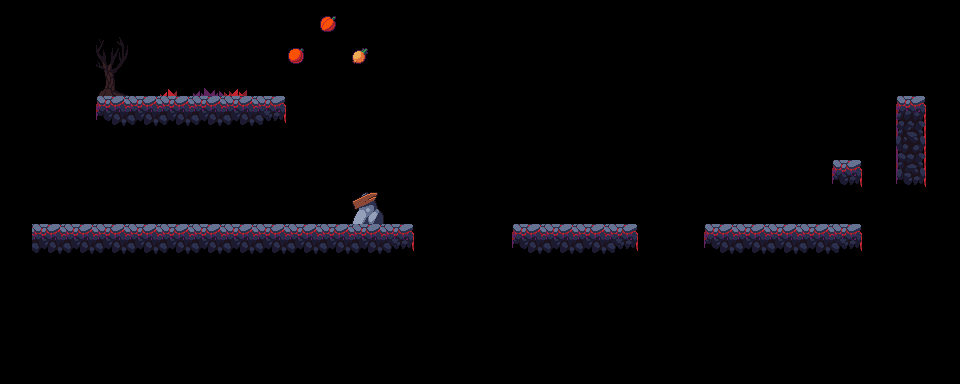

A level layout from a 2D game, rendered from its tile map. Below: a short description, then the map file with its tile-grid data intact:
An orthogonal 30x12 tile map with 32x32 px tiles, 3 tile layers (env, floor, items), 6 tilesets and 9 objects (revivePoint, coin, trap_spikes, finishFlag, key, ...).

<map version="1.0" tiledversion="1.1.6" orientation="orthogonal" renderorder="right-down" width="30" height="12" tilewidth="32" tileheight="32" infinite="0" nextobjectid="23">
 <tileset firstgid="1" source="food.tsx" />
 <tileset firstgid="9" source="grass.tsx" />
 <tileset firstgid="20" source="ladder.tsx" />
 <tileset firstgid="26" source="rock.tsx" />
 <tileset firstgid="30" source="threes.tsx" />
 <tileset firstgid="34" source="Tileset.tsx" />
 <layer name="env" width="30" height="12">
  <data encoding="csv">
0,0,0,0,0,0,0,0,0,0,0,0,0,0,0,0,0,0,0,0,0,0,0,0,0,0,0,0,0,0,
0,0,0,0,0,0,0,0,0,0,0,0,0,0,0,0,0,0,0,0,0,0,0,0,0,0,0,0,0,0,
0,0,0,30,0,10,18,19,0,0,0,0,0,0,0,0,0,0,0,0,0,0,0,0,0,0,0,0,0,0,
0,0,0,0,0,0,0,0,0,0,0,0,0,0,0,0,0,0,0,0,0,0,0,0,0,0,0,0,0,0,
0,0,0,0,0,0,0,0,0,0,0,0,0,0,0,0,0,0,0,0,0,0,0,0,0,0,0,0,0,0,
0,0,0,0,0,0,0,0,0,0,0,0,0,0,0,0,0,0,0,0,0,0,0,0,0,0,0,0,0,0,
0,0,0,0,0,0,0,0,0,0,0,0,0,0,0,0,0,0,0,0,0,0,0,0,0,0,0,0,0,0,
0,0,0,0,0,0,0,0,0,0,0,0,0,0,0,0,0,0,0,0,0,0,0,0,0,0,0,0,0,0,
0,0,0,0,0,0,0,0,0,0,0,0,0,0,0,0,0,0,0,0,0,0,0,0,0,0,0,0,0,0,
0,0,0,0,0,0,0,0,0,0,0,0,0,0,0,0,0,0,0,0,0,0,0,0,0,0,0,0,0,0,
0,0,0,0,0,0,0,0,0,0,0,0,0,0,0,0,0,0,0,0,0,0,0,0,0,0,0,0,0,0,
0,0,0,0,0,0,0,0,0,0,0,0,0,0,0,0,0,0,0,0,0,0,0,0,0,0,0,0,0,0
</data>
 </layer>
 <layer name="floor" width="30" height="12">
  <data encoding="csv">
0,0,0,0,0,0,0,0,0,0,0,0,0,0,0,0,0,0,0,0,0,0,0,0,0,0,0,0,0,0,
0,0,0,0,0,0,0,0,0,0,0,0,0,0,0,0,0,0,0,0,0,0,0,0,0,0,0,0,0,0,
0,0,0,0,0,0,0,0,0,0,0,0,0,0,0,0,0,0,0,0,0,0,0,0,0,0,0,0,0,0,
0,0,0,61,62,62,62,62,63,0,0,0,0,0,0,0,0,0,0,0,0,0,0,0,0,0,0,0,37,0,
0,0,0,0,0,0,0,0,0,0,0,0,0,0,0,0,0,0,0,0,0,0,0,0,0,0,0,0,46,0,
0,0,0,0,0,0,0,0,0,0,0,0,0,0,0,0,0,0,0,0,0,0,0,0,0,0,64,0,55,0,
0,0,0,0,0,0,0,0,0,0,0,0,0,0,0,0,0,0,0,0,0,0,0,0,0,0,0,0,0,0,
0,62,62,62,62,62,62,62,62,62,62,62,63,0,0,0,61,62,62,63,0,0,61,62,62,62,63,0,0,0,
0,0,0,0,0,0,0,0,0,0,0,0,0,0,0,0,0,0,0,0,0,0,0,0,0,0,0,0,0,0,
0,0,0,0,0,0,0,0,0,0,0,0,0,0,0,0,0,0,0,0,0,0,0,0,0,0,0,0,0,0,
0,0,0,0,0,0,0,0,0,0,0,0,0,0,0,0,0,0,0,0,0,0,0,0,0,0,0,0,0,0,
0,0,0,0,0,0,0,0,0,0,0,0,0,0,0,0,0,0,0,0,0,0,0,0,0,0,0,0,0,0
</data>
 </layer>
 <layer name="items" width="30" height="12">
  <data encoding="csv">
0,0,0,0,0,0,0,0,0,0,4,0,0,0,0,0,0,0,0,0,0,0,0,0,0,0,0,0,0,0,
0,0,0,0,0,0,0,0,0,3,0,1,0,0,0,0,0,0,0,0,0,0,0,0,0,0,0,0,0,0,
0,0,0,0,0,0,0,0,0,0,0,0,0,0,0,0,0,0,0,0,0,0,0,0,0,0,0,0,0,0,
0,0,0,0,0,0,0,0,0,0,0,0,0,0,0,0,0,0,0,0,0,0,0,0,0,0,0,0,0,0,
0,0,0,0,0,0,0,0,0,0,0,0,0,0,0,0,0,0,0,0,0,0,0,0,0,0,0,0,0,0,
0,0,0,0,0,0,0,0,0,0,0,0,0,0,0,0,0,0,0,0,0,0,0,0,0,0,0,0,0,0,
0,0,0,0,0,0,0,0,0,0,0,28,0,0,0,0,0,0,0,0,0,0,0,0,0,0,0,0,0,0,
0,0,0,0,0,0,0,0,0,0,0,0,0,0,0,0,0,0,0,0,0,0,0,0,0,0,0,0,0,0,
0,0,0,0,0,0,0,0,0,0,0,0,0,0,0,0,0,0,0,0,0,0,0,0,0,0,0,0,0,0,
0,0,0,0,0,0,0,0,0,0,0,0,0,0,0,0,0,0,0,0,0,0,0,0,0,0,0,0,0,0,
0,0,0,0,0,0,0,0,0,0,0,0,0,0,0,0,0,0,0,0,0,0,0,0,0,0,0,0,0,0,
0,0,0,0,0,0,0,0,0,0,0,0,0,0,0,0,0,0,0,0,0,0,0,0,0,0,0,0,0,0
</data>
 </layer>
 <objectgroup name="obj">
  <object id="3" name="revivePoint" x="224.182" y="95.8664" width="9.125" height="7.125">
   <properties>
    <property name="kind" value="revivePoint" />
    <property name="prefab" value="vol_revivepoint" />
   </properties>
  </object>
  <object id="12" name="coin" x="551.667" y="164">
   <properties>
    <property name="id" value="10000101" />
    <property name="kind" value="coin" />
    <property name="num" type="int" value="2" />
    <property name="px" type="int" value="70" />
    <property name="py" type="int" value="0" />
    <property name="rot" value="0" />
    <property name="shape" value="line" />
   </properties>
   <ellipse />
  </object>
  <object id="16" name="trap_spikes" x="522.102" y="224.373" width="20.1596" height="16.8905">
   <properties>
    <property name="kind" value="trap" />
    <property name="prefab" value="spikes" />
   </properties>
  </object>
  <object id="17" x="583.833" y="125.167">
   <properties>
    <property name="dir" value="x" />
    <property name="kind" value="moveladder" />
    <property name="prefab" value="vol_moveladder" />
    <property name="range" type="int" value="400" />
    <property name="speed" type="int" value="3" />
   </properties>
  </object>
  <object id="18" name="finishFlag" x="911.583" y="96.1458">
   <properties>
    <property name="kind" value="finishFlag" />
    <property name="prefab" value="finish" />
   </properties>
  </object>
  <object id="19" name="key" x="707.333" y="187">
   <properties>
    <property name="count" value="1" />
    <property name="kind" value="Key" />
    <property name="prefab" value="vol_mh_key" />
    <property name="target" value="TreasureBox" />
   </properties>
  </object>
  <object id="20" name="chest" x="126" y="223.667">
   <properties>
    <property name="items" value="[[&quot;10000101&quot;,75,[5,7]],[&quot;10000102&quot;,7,[5,7]],[&quot;10000002&quot;,3],[&quot;10001002&quot;,2]]" />
    <property name="keyCount" type="int" value="2" />
    <property name="kind" value="TreasureBox" />
    <property name="prefab" value="vol_mh_chest" />
   </properties>
   <ellipse />
  </object>
 </objectgroup>
 <objectgroup name="born">
  <object id="1" name="hero" x="143.261" y="80.9176" width="10.1457" height="9.7851">
   <properties>
    <property name="kind" value="hero" />
   </properties>
  </object>
  <object id="22" name="pinkbeholder" x="250.569" y="224.065" width="16.4456" height="11.0359">
   <properties>
    <property name="kind" value="mob" />
    <property name="mob" value="pinkbeholder" />
   </properties>
  </object>
 </objectgroup>
</map>
